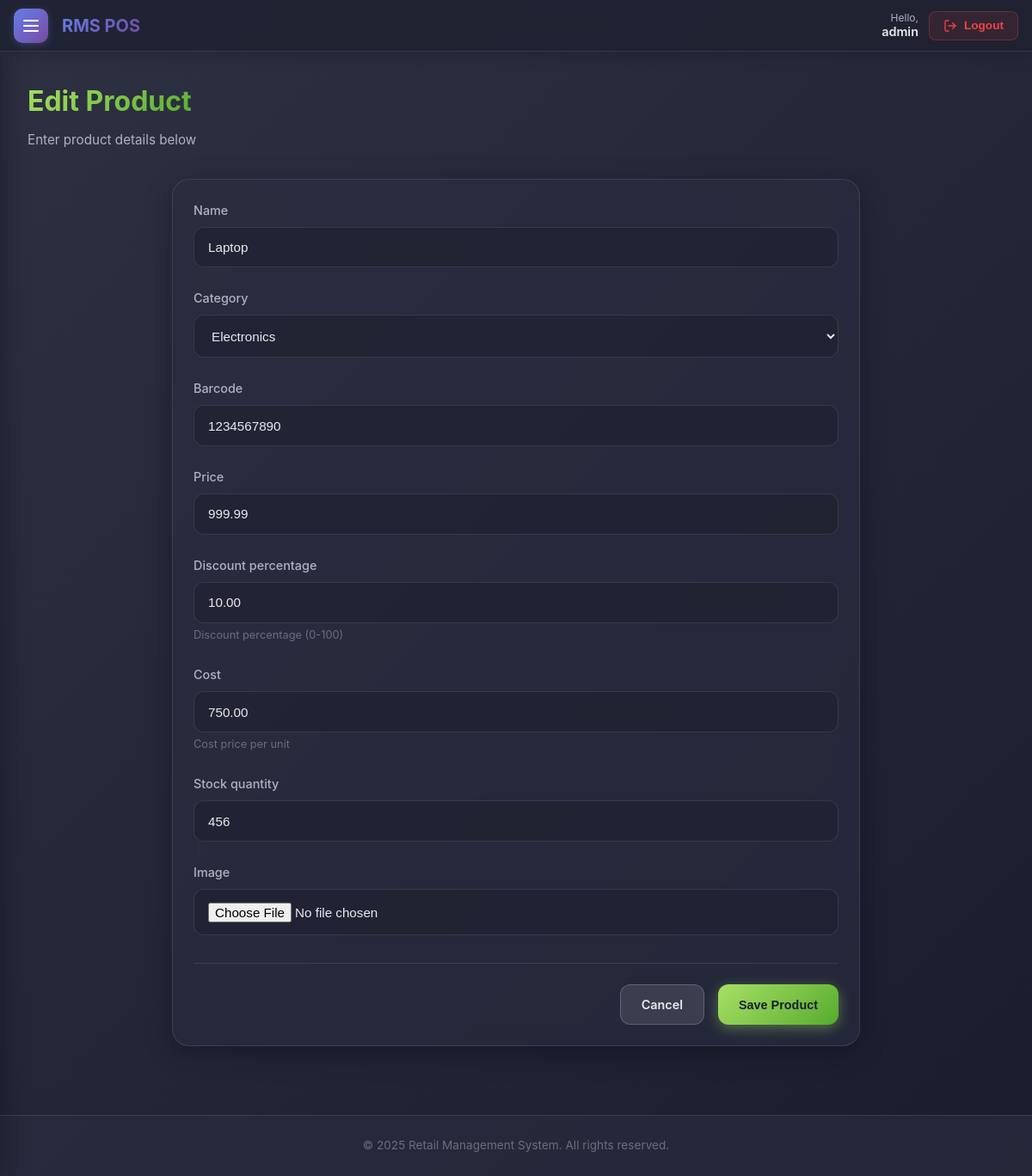
Screenshot of /inventory/products/1/edit/ (signed in) with the database file from the repository.
### rms_pos/accounts/models.py (models this page shows, shortened)
class User(AbstractUser):
    ROLE_CHOICES = (
        ('admin', 'Admin'),
        ('manager', 'Inventory Manager'),
        ('cashier', 'Cashier'),
    )
    role = models.CharField(max_length=20, choices=ROLE_CHOICES, default='cashier')
    created_by = models.ForeignKey('self', on_delete=models.SET_NULL, null=True, blank=True, related_name='created_users')
    created_at = models.DateTimeField(auto_now_add=True, null=True)
    def is_admin(self):
        return self.role == 'admin'
    def is_manager(self):
        return self.role == 'manager'
    def can_manage_users(self):
        return self.role in ('admin', 'manager')

### rms_pos/inventory/models.py (models this page shows, shortened)
class Product(models.Model):
    name = models.CharField(max_length=200)
    category = models.ForeignKey(Category, on_delete=models.CASCADE, related_name='products')
    barcode = models.CharField(max_length=100, unique=True)
    price = models.DecimalField(max_digits=10, decimal_places=2)
    discount_percentage = models.DecimalField(max_digits=5, decimal_places=2, default=0, help_text="Discount percentage (0-100)")
    cost = models.DecimalField(max_digits=10, decimal_places=2, help_text="Cost price per unit")
    stock_quantity = models.IntegerField(default=0)
    image = models.ImageField(upload_to='products/', blank=True, null=True)
    created_at = models.DateTimeField(auto_now_add=True)
    updated_at = models.DateTimeField(auto_now=True)

### rms_pos/inventory/views.py (the view)
# urls.py: path('products/<int:pk>/edit/', views.edit_product, name='edit_product'),
@login_required
@user_passes_test(is_manager_or_admin)
def edit_product(request, pk):
    product = get_object_or_404(Product, pk=pk)
    if request.method == 'POST':
        form = ProductForm(request.POST, request.FILES, instance=product)
        if form.is_valid():
            old_stock = Product.objects.get(pk=pk).stock_quantity
            product = form.save()
            new_stock = product.stock_quantity
            if new_stock != old_stock:
                diff = new_stock - old_stock
                action = 'add' if diff > 0 else 'remove'
                InventoryLog.objects.create(
                    product=product,
                    action=action,
                    quantity=abs(diff),
                    user=request.user,
                    note='Manual update'
                )
            messages.success(request, 'Product updated successfully.')
            return redirect('product_list')
    else:
        form = ProductForm(instance=product)
    return render(request, 'inventory/product_form.html', {'form': form, 'title': 'Edit Product'})

### rms_pos/inventory/models.py (called while the page is built)
    def __str__(self):
        return self.name

### rms_pos/inventory/views.py (called while the page is built)
def is_manager_or_admin(user):
    return user.is_authenticated and (user.is_manager() or user.is_admin())

### rms_pos/templates/inventory/product_form.html (shortened to what this page needs)
{% extends 'base.html' %}
{% block content %}
<div class="page-header">
    <div>
        <h1 class="page-title">{{ title }}</h1>
        <p class="page-subtitle">Enter product details below</p>
    </div>
</div>
<div class="card" style="max-width: 800px; margin: 0 auto;">
    <div class="card-body">
        <form action="" method="POST" enctype="multipart/form-data">
            {% for field in form %}
            <div class="form-group">
                <label for="{{ field.id_for_label }}">{{ field.label }}</label>
                {{ field }}
                {% if field.help_text %}
                <p style="font-size: 0.8rem; color: #6b6e7d; margin-top: 0.25rem;">{{ field.help_text }}</p>
                {% endif %}
            </div>
            {% endfor %}
            <div
                style="display: flex; justify-content: flex-end; gap: 1rem; margin-top: 2rem; padding-top: 1.5rem; border-top: 1px solid rgba(255,255,255,0.1);">
                <a href="{% url 'product_list' %}" class="btn btn-secondary">Cancel</a>
                <button type="submit" class="btn btn-primary">Save Product</button>
            </div>
        </form>
    </div>
</div>
{% endblock %}

### rms_pos/templates/base.html (shortened to what this page needs)
{% load static %}
<!DOCTYPE html>
<html lang="en">
<head>
    <link href="{% static 'css/styles.css' %}" rel="stylesheet">
    <link href="{% static 'css/purple_theme.css' %}" rel="stylesheet">
</head>
<body>
    {% if user.is_authenticated %}
    <header class="top-navbar">
        <div class="navbar-left">
            <button class="menu-toggle" id="menuToggle" aria-label="Toggle menu">
                <span></span>
                <span></span>
                <span></span>
            </button>
            <div class="navbar-brand">RMS POS</div>
        </div>
        <div class="navbar-right">
            <div class="navbar-user">
                <div class="navbar-greeting">
                    <span class="navbar-greeting-text">Hello,</span>
                    <span class="navbar-username">{{ user.username }}</span>
                </div>
                <form method="post" action="{% url 'logout' %}" style="margin: 0;">
                    <button type="submit" class="navbar-logout-btn">
                        <span>Logout</span>
                    </button>
                </form>
            </div>
        </div>
    </header>
    {% endif %}
    <main class="container" style="padding-top: 2rem; padding-bottom: 2rem; min-height: calc(100vh - 12rem);">
        {% block content %}{% endblock %}
    </main>
    <footer>
        <div class="container">
            <p class="footer-text">&copy; {% now "Y" %} Retail Management System. All rights reserved.</p>
        </div>
    </footer>
</body>
</html>

### rms_pos/static/css/styles.css (style rules this page uses)
:root { --bg-body: #1a1d2e; --bg-gradient: linear-gradient(135deg, #2d3142 0%, #1a1d2e 100%); --text-primary: #e8eaed; --text-secondary: #b0b3c1; --text-muted: #6b6e7d; --nav-bg: rgba(30, 33, 48, 0.8); --border-color: rgba(255, 255, 255, 0.1); --border-color-hover: rgba(168, 224, 99, 0.5); --card-bg: rgba(42, 46, 64, 0.6); --card-shadow: 0 8px 32px rgba(0, 0, 0, 0.3); --input-bg: rgba(30, 33, 48, 0.6); --input-focus-bg: rgba(30, 33, 48, 0.8); --table-bg: rgba(42, 46, 64, 0.6); --table-header-bg: rgba(30, 33, 48, 0.8); --table-hover-bg: rgba(255, 255, 255, 0.03); --accent-start: #a8e063; --accent-middle: #84cc16; --accent-end: #56ab2f; --accent-gradient: linear-gradient(135deg, var(--accent-start) 0%, var(--accent-end) 100%); --accent-shadow: rgba(168, 224, 99, 0.4); --btn-secondary-bg: rgba(255, 255, 255, 0.1); --btn-secondary-border: rgba(255, 255, 255, 0.2); --btn-secondary-hover-bg: rgba(255, 255, 255, 0.15); }
* { margin: 0; padding: 0; box-sizing: border-box; }
body { font-family: -apple-system, BlinkMacSystemFont, 'Segoe UI', Roboto, 'Helvetica Neue', Arial, sans-serif; background: var(--bg-gradient); color: var(--text-primary); line-height: 1.6; min-height: 100vh; }
.container { max-width: 1400px; margin: 0 auto; padding: 0 2rem; }
.btn { padding: 0.7rem 1.5rem; border-radius: 12px; font-weight: 600; cursor: pointer; border: none; transition: all 0.3s; text-decoration: none; display: inline-block; font-size: 0.9rem; }
.btn-primary { background: var(--accent-gradient); color: #1a1d2e; box-shadow: 0 4px 15px var(--accent-shadow); }
.btn-secondary { background: var(--btn-secondary-bg); color: var(--text-primary); border: 1px solid var(--btn-secondary-border); }
.card { background: var(--card-bg); backdrop-filter: blur(10px); border-radius: 20px; box-shadow: var(--card-shadow); overflow: hidden; border: 1px solid var(--border-color); transition: all 0.3s; }
.card-body { padding: 1.5rem; }
.form-group { margin-bottom: 1.5rem; }
label { display: block; font-size: 0.9rem; font-weight: 500; color: var(--text-secondary); margin-bottom: 0.5rem; }
input, select, textarea { width: 100%; padding: 0.9rem 1rem; background: var(--input-bg); border: 1px solid var(--border-color); border-radius: 12px; font-size: 0.95rem; color: var(--text-primary); transition: all 0.3s; }
footer { background: var(--card-bg); border-top: 1px solid var(--border-color); padding: 1.5rem 0; margin-top: 3rem; }
.footer-text { text-align: center; color: var(--text-muted); font-size: 0.85rem; }
.page-header { display: flex; justify-content: space-between; align-items: center; margin-bottom: 2rem; }
.page-title { font-size: 2rem; font-weight: 700; background: var(--accent-gradient); -webkit-background-clip: text; -webkit-text-fill-color: transparent; background-clip: text; }
.page-subtitle { color: var(--text-secondary); font-size: 0.95rem; margin-top: 0.5rem; }

### rows the page displays
User: username "admin"
Product: form "Laptop" "Electronics" "1234567890" "999.99" "10.00" "750.00" "456"

### other values shown
{{ title }} "Edit Product"
{{ field.label }} "Name" "Category" "Barcode" "Price" "Discount percentage" "Cost" "Stock quantity" "Image"
{{ field.help_text }} "Discount percentage (0-100)" "Cost price per unit"
